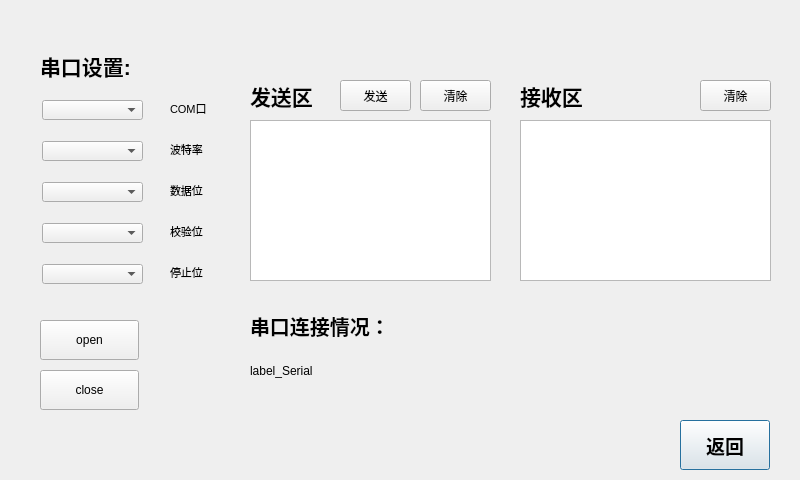
<?xml version="1.0" encoding="UTF-8"?>
<ui version="4.0">
 <class>myserial</class>
 <widget class="QDialog" name="myserial">
  <property name="geometry">
   <rect>
    <x>0</x>
    <y>0</y>
    <width>800</width>
    <height>480</height>
   </rect>
  </property>
  <property name="windowTitle">
   <string>Dialog</string>
  </property>
  <widget class="QPushButton" name="pushButton_back">
   <property name="geometry">
    <rect>
     <x>680</x>
     <y>420</y>
     <width>90</width>
     <height>50</height>
    </rect>
   </property>
   <property name="font">
    <font>
     <family>Arial</family>
     <pointsize>14</pointsize>
     <weight>75</weight>
     <bold>true</bold>
    </font>
   </property>
   <property name="text">
    <string>返回</string>
   </property>
  </widget>
  <widget class="QLabel" name="label_Serial_baud">
   <property name="geometry">
    <rect>
     <x>170</x>
     <y>141</y>
     <width>61</width>
     <height>16</height>
    </rect>
   </property>
   <property name="font">
    <font>
     <pointsize>8</pointsize>
    </font>
   </property>
   <property name="text">
    <string>波特率</string>
   </property>
  </widget>
  <widget class="QPushButton" name="pushButton_Send_Serial">
   <property name="geometry">
    <rect>
     <x>340</x>
     <y>80</y>
     <width>71</width>
     <height>31</height>
    </rect>
   </property>
   <property name="text">
    <string>发送</string>
   </property>
  </widget>
  <widget class="QComboBox" name="comboBox_Parity">
   <property name="geometry">
    <rect>
     <x>42</x>
     <y>223</y>
     <width>101</width>
     <height>20</height>
    </rect>
   </property>
   <property name="font">
    <font>
     <pointsize>8</pointsize>
    </font>
   </property>
  </widget>
  <widget class="QComboBox" name="comboBox">
   <property name="geometry">
    <rect>
     <x>42</x>
     <y>100</y>
     <width>101</width>
     <height>20</height>
    </rect>
   </property>
   <property name="font">
    <font>
     <pointsize>8</pointsize>
    </font>
   </property>
  </widget>
  <widget class="QLabel" name="label_Serial_data">
   <property name="geometry">
    <rect>
     <x>170</x>
     <y>182</y>
     <width>51</width>
     <height>16</height>
    </rect>
   </property>
   <property name="font">
    <font>
     <pointsize>8</pointsize>
    </font>
   </property>
   <property name="text">
    <string>数据位</string>
   </property>
  </widget>
  <widget class="QComboBox" name="comboBox_data">
   <property name="geometry">
    <rect>
     <x>42</x>
     <y>182</y>
     <width>101</width>
     <height>20</height>
    </rect>
   </property>
   <property name="font">
    <font>
     <pointsize>8</pointsize>
    </font>
   </property>
  </widget>
  <widget class="QLabel" name="label_Serial_StopBits">
   <property name="geometry">
    <rect>
     <x>170</x>
     <y>264</y>
     <width>51</width>
     <height>16</height>
    </rect>
   </property>
   <property name="font">
    <font>
     <pointsize>8</pointsize>
    </font>
   </property>
   <property name="text">
    <string>停止位</string>
   </property>
  </widget>
  <widget class="QLabel" name="label_Serial_Recv">
   <property name="geometry">
    <rect>
     <x>520</x>
     <y>80</y>
     <width>81</width>
     <height>31</height>
    </rect>
   </property>
   <property name="font">
    <font>
     <family>Arial</family>
     <pointsize>16</pointsize>
     <weight>75</weight>
     <bold>true</bold>
    </font>
   </property>
   <property name="text">
    <string>接收区</string>
   </property>
  </widget>
  <widget class="QLabel" name="label_Serial_Parity">
   <property name="geometry">
    <rect>
     <x>170</x>
     <y>223</y>
     <width>51</width>
     <height>16</height>
    </rect>
   </property>
   <property name="font">
    <font>
     <pointsize>8</pointsize>
    </font>
   </property>
   <property name="text">
    <string>校验位</string>
   </property>
  </widget>
  <widget class="QComboBox" name="comboBox_baud">
   <property name="geometry">
    <rect>
     <x>42</x>
     <y>141</y>
     <width>101</width>
     <height>20</height>
    </rect>
   </property>
   <property name="font">
    <font>
     <pointsize>8</pointsize>
    </font>
   </property>
  </widget>
  <widget class="QLabel" name="label_Serial_com">
   <property name="geometry">
    <rect>
     <x>170</x>
     <y>100</y>
     <width>61</width>
     <height>16</height>
    </rect>
   </property>
   <property name="font">
    <font>
     <pointsize>8</pointsize>
    </font>
   </property>
   <property name="text">
    <string>COM口</string>
   </property>
  </widget>
  <widget class="QLabel" name="label_Serial_Send">
   <property name="geometry">
    <rect>
     <x>250</x>
     <y>80</y>
     <width>81</width>
     <height>31</height>
    </rect>
   </property>
   <property name="font">
    <font>
     <family>Arial</family>
     <pointsize>16</pointsize>
     <weight>75</weight>
     <bold>true</bold>
    </font>
   </property>
   <property name="text">
    <string>发送区</string>
   </property>
  </widget>
  <widget class="QTextEdit" name="textEdit_Send_Serial">
   <property name="geometry">
    <rect>
     <x>250</x>
     <y>120</y>
     <width>241</width>
     <height>161</height>
    </rect>
   </property>
   <property name="font">
    <font>
     <pointsize>6</pointsize>
    </font>
   </property>
  </widget>
  <widget class="QLabel" name="label_Serial_State">
   <property name="geometry">
    <rect>
     <x>250</x>
     <y>310</y>
     <width>221</width>
     <height>31</height>
    </rect>
   </property>
   <property name="font">
    <font>
     <family>Sans</family>
     <pointsize>15</pointsize>
     <weight>75</weight>
     <bold>true</bold>
    </font>
   </property>
   <property name="text">
    <string>串口连接情况：</string>
   </property>
  </widget>
  <widget class="QPushButton" name="pushButton_Clear_Serial">
   <property name="geometry">
    <rect>
     <x>700</x>
     <y>80</y>
     <width>71</width>
     <height>31</height>
    </rect>
   </property>
   <property name="text">
    <string>清除</string>
   </property>
  </widget>
  <widget class="QComboBox" name="comboBox_StopBits">
   <property name="geometry">
    <rect>
     <x>42</x>
     <y>264</y>
     <width>101</width>
     <height>20</height>
    </rect>
   </property>
   <property name="font">
    <font>
     <pointsize>8</pointsize>
    </font>
   </property>
  </widget>
  <widget class="QLabel" name="label_Serial">
   <property name="geometry">
    <rect>
     <x>250</x>
     <y>360</y>
     <width>151</width>
     <height>21</height>
    </rect>
   </property>
   <property name="text">
    <string>label_Serial</string>
   </property>
  </widget>
  <widget class="QTextEdit" name="textEdit_Recv_Serial">
   <property name="geometry">
    <rect>
     <x>520</x>
     <y>120</y>
     <width>251</width>
     <height>161</height>
    </rect>
   </property>
   <property name="font">
    <font>
     <pointsize>6</pointsize>
    </font>
   </property>
  </widget>
  <widget class="QPushButton" name="pushButton_open">
   <property name="geometry">
    <rect>
     <x>40</x>
     <y>320</y>
     <width>99</width>
     <height>40</height>
    </rect>
   </property>
   <property name="text">
    <string>open</string>
   </property>
  </widget>
  <widget class="QPushButton" name="pushButton_close">
   <property name="geometry">
    <rect>
     <x>40</x>
     <y>370</y>
     <width>99</width>
     <height>40</height>
    </rect>
   </property>
   <property name="text">
    <string>close</string>
   </property>
  </widget>
  <widget class="QLabel" name="label_Serial_State_2">
   <property name="geometry">
    <rect>
     <x>40</x>
     <y>50</y>
     <width>161</width>
     <height>31</height>
    </rect>
   </property>
   <property name="font">
    <font>
     <family>Arial</family>
     <pointsize>16</pointsize>
     <weight>75</weight>
     <bold>true</bold>
    </font>
   </property>
   <property name="text">
    <string>串口设置:</string>
   </property>
  </widget>
  <widget class="QPushButton" name="pushButton_Send_Serial_clear">
   <property name="geometry">
    <rect>
     <x>420</x>
     <y>80</y>
     <width>71</width>
     <height>31</height>
    </rect>
   </property>
   <property name="text">
    <string>清除</string>
   </property>
  </widget>
 </widget>
 <resources/>
 <connections/>
</ui>
